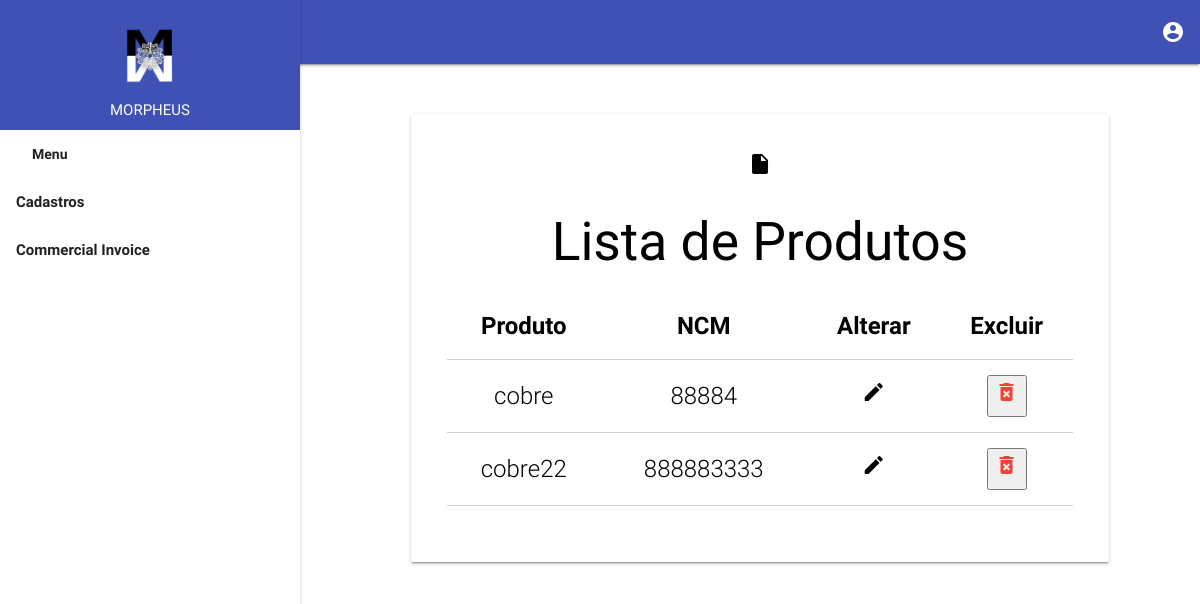
/lisprod/, run on an earlier commit of the app's database.
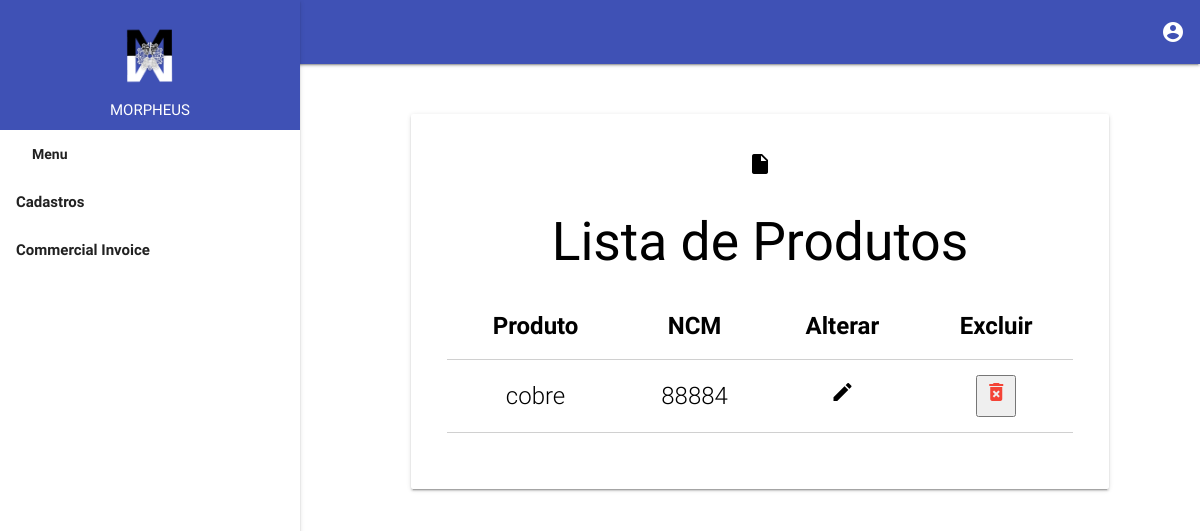
And on a later commit of the database.
### register/models.py (models this page shows, shortened)
class Prod(models.Model):
    id = models.AutoField(primary_key=True)
    product = models.CharField(max_length=100)
    ncm =models.CharField(max_length=100)

### register/views.py (the view)
# urls.py: path('lisprod/', LisProd, name="LisProduct"),
def LisProd(request):
    prods = Prod.objects.all()
    return render(request, 'lisprod.html', {'prods': prods})

### register/templates/lisprod.html
{% extends "index.html" %}
{% load static %}
        {% block content %}
<div class=" black-text">
    <a href="{% url 'NewProduct' %}"class="black-text"><i class="material-icons black-text">insert_drive_file</i> </a>
    <h2>Lista de Produtos</h2>
    <table class="bordered centered">
        <thead>
            <tr>
              <th>Produto</th>
              <th>NCM</th>
              <th>Alterar</th>
              <th>Excluir</th>
            </tr>
          </thead>
          <tbody>
    {% for prod in prods %}
        <tr>
                <td>{{ prod.product }}</td>
                <td>{{ prod.ncm }}</td>
                <td><a href="{% url 'UpProduct' prod.id %}"><i class="material-icons black-text">create</i></a></td>
                <td><a href="{% url 'DelProduct' prod.id %}"> <button type="submit"><i class="material-icons red-text">delete_forever</i> </a></td>
        </tr>
    {% endfor %}
</tbody>
</table>
</div>
{% endblock %}

What changed in the data, as far as the page shows it:
removed Prod: product "cobre22", ncm "888883333"
